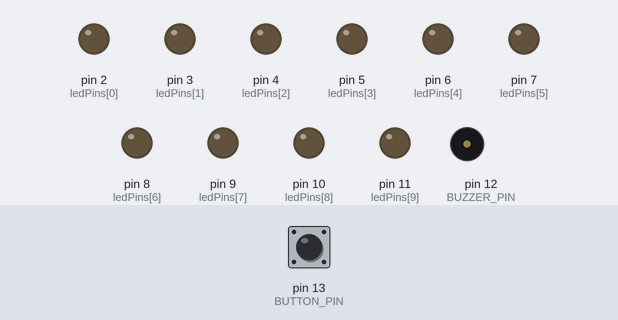
Recording of a sketch running on a simulated Arduino Uno, built with avr-gcc and run on an emulated ATmega328P. Parts: output pins drawn as LEDs (lit = HIGH), buzzer (waves = sounding). The test bench sets the inputs (shaded band); at power-on: pin 13 (BUTTON_PIN) HIGH. Random numbers use the default seed unless the sketch sets one.

Above: at 1.2 s.
1.3 s: pin 13 (BUTTON_PIN) pulled LOW for 0.15 s
At 2.04 s:
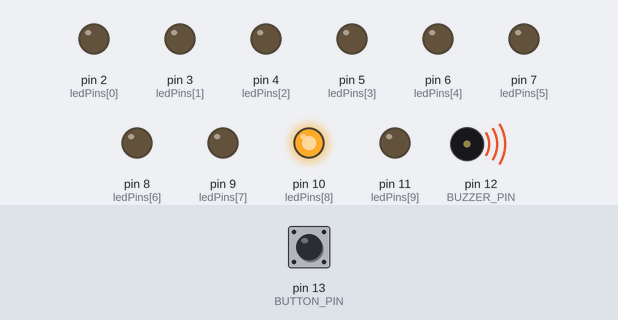
At 7.6 s:
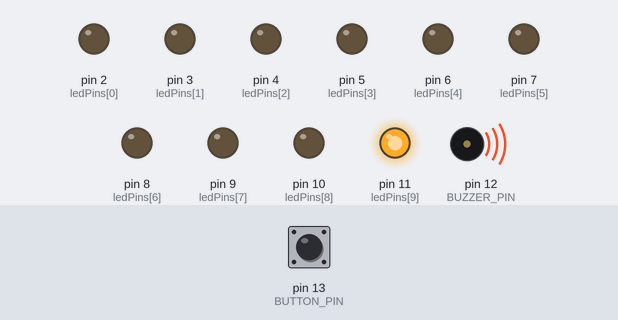
Timing chart, 0 to 9.3 s (numbered marks = the images above; inputs shaded):
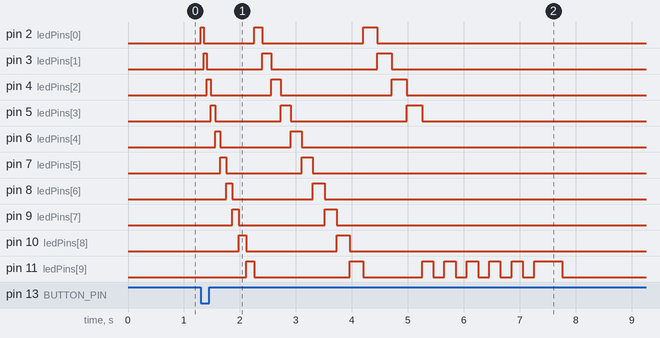

Measured:
- after the input at 1.3 s, pin 2 (ledPins[0]): goes HIGH 0.05 s, LOW 0.90 s, HIGH 0.15 s, LOW 1.8 s, HIGH 0.25 s, then LOW, starting at once; pin 3 (ledPins[1]): goes HIGH 0.06 s, LOW 0.99 s, HIGH 0.16 s, LOW 1.9 s, HIGH 0.26 s, then LOW, starting after 0.05 s

The sketch:

Arduino_6.ino
```cpp
#define BUTTON_PIN 13
#define BUZZER_PIN 12
#define NUM_LEDS 10

int ledPins[NUM_LEDS] = {2, 3, 4, 5, 6, 7, 8, 9, 10, 11};
bool buttonPressed = false;

void setup() {
    for (int i = 0; i < NUM_LEDS; i++) {
        pinMode(ledPins[i], OUTPUT);
        digitalWrite(ledPins[i], LOW);
    }
    pinMode(BUTTON_PIN, INPUT_PULLUP);
    pinMode(BUZZER_PIN, OUTPUT);
    digitalWrite(BUZZER_PIN, LOW);
}

void loop() {
    if (digitalRead(BUTTON_PIN) == LOW && !buttonPressed) {
        buttonPressed = true;
        runWheel();
    }
}

void runWheel() {
    int currentLed = 0;
    unsigned long delayTime = 50;
    unsigned long stopTime = millis() + random(3000, 5000);

    while (millis() < stopTime) {
        digitalWrite(ledPins[currentLed], HIGH);
        tone(BUZZER_PIN, 1000, 100);
        delay(delayTime);
        digitalWrite(ledPins[currentLed], LOW);

        currentLed = (currentLed + 1) % NUM_LEDS;

        if (millis() + delayTime < stopTime && delayTime < 500) {
            delayTime += 10;
        }
    }

    int stopLed = random(NUM_LEDS);
    for (int i = 0; i < 5; i++) {
        digitalWrite(ledPins[stopLed], HIGH);
        tone(BUZZER_PIN, 1000, 100);
        delay(200);
        digitalWrite(ledPins[stopLed], LOW);
   		delay(200);
    }

    digitalWrite(ledPins[stopLed], HIGH);
    tone(BUZZER_PIN, 1000);
    delay(500);
    noTone(BUZZER_PIN);
    digitalWrite(ledPins[stopLed], LOW);

    buttonPressed = false;
}
```
